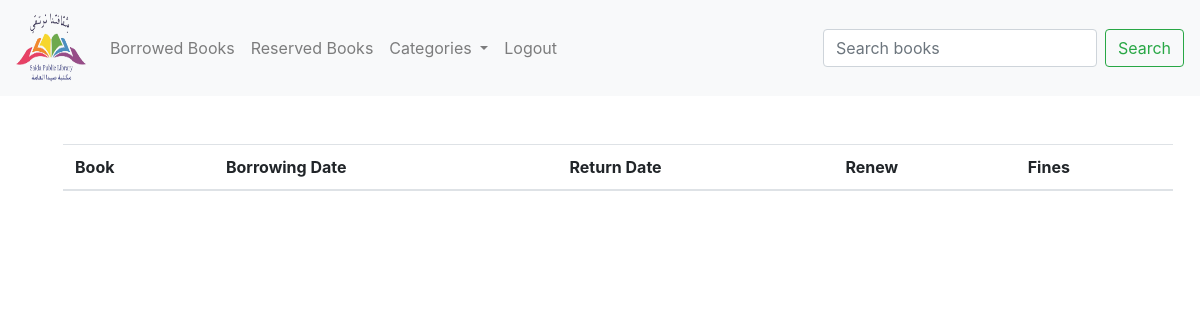
Before: /borrowed_books/2 (signed in) with the older database file.
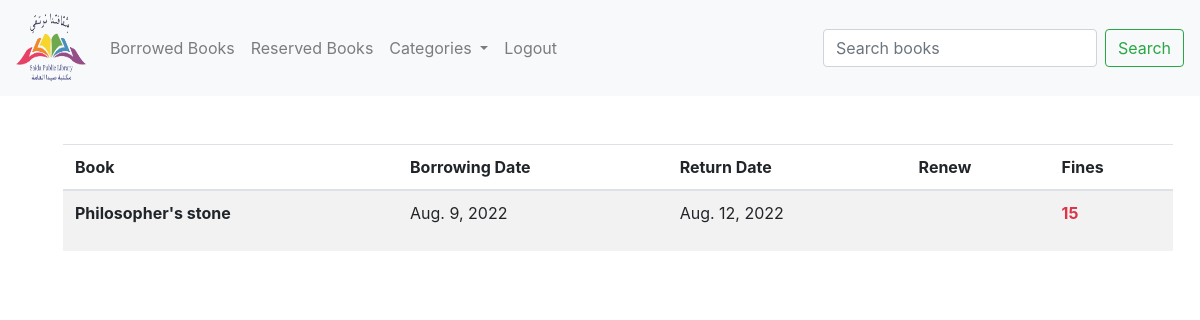
After: the same page with the newer database file.
### booksTransaction/models.py (models this page shows, shortened)
class Borrowing(models.Model):
    book=models.ForeignKey(Book,on_delete=models.CASCADE)
    user=models.ForeignKey(User,on_delete=models.CASCADE)
    borrow_date=models.DateField(default=datetime.datetime.now())
    return_date=models.DateField(blank=True, null=True)
    renew_borrowing=models.BooleanField(default=False)
    @property
    def fines(self):
        return ((datetime.date.today()-self.return_date).days)*5

### books/models.py (models this page shows, shortened)
class Book(models.Model):
    book_title=models.CharField('book_title',max_length=120)
    description=models.TextField('description',null=True)
    author_name=models.CharField('author_name',max_length=120)
    number_of_pages=models.IntegerField('number_of_pages')
    number_of_copies=models.IntegerField('number_of_copies')
    publication_year=models.IntegerField('publication_year')
    lang_id=models.ForeignKey(Language,on_delete=models.CASCADE)
    cat_id=models.ForeignKey(Category,on_delete=models.CASCADE)
    book_img=models.ImageField(null=True,blank=True,upload_to="assets/")

### booksTransaction/views.py (the view)
# urls.py: path('borrowed_books/<user_id>',booksTrans_view.borrowed_books,name="borrowed_books"),
@login_required(login_url='login')
def borrowed_books(request,user_id):
    member=User.objects.get(pk=user_id)
    borrowed_books=Borrowing.objects.filter(user=member)
    return render(request,"borrowed.html",{'books':borrowed_books,'cats':cats})

### books/models.py (called while the page is built)
    def __str__(self):
        return self.name

### booksTransaction/templates/borrowed.html (shortened to what this page needs)
{% extends 'base.html' %}
{% block content %}
<table class="table table-striped">
    <thead>
      <tr>
        <th scope="col">Book</th>
        <th scope="col">Borrowing Date</th>
        <th scope="col">Return Date</th>
        <th scope="col">Renew</th>
        <th scope="col">Fines</th>
      </tr>
    </thead>
    <tbody>
        {% for book in books %}
            <tr>
                <th scope="row">{{book.book.book_title}}</th>
                <td>{{book.borrow_date}}</td>
                <td>{{book.return_date}}</td>
                <td>
                </td>
                <td>
                    {% if book.fines > 0 %}
                        <p class="font-weight-bold text-danger">{{book.fines}}</p>
                    {% endif %}
                </td>
            </tr>
        {% endfor %}
    </tbody>
  </table>
{% endblock %}

Changed rows visible on the page:
added Borrowing: book.book_title "Philosopher's stone", borrow_date "Aug. 9, 2022", return_date "Aug. 12, 2022", fines "15"
